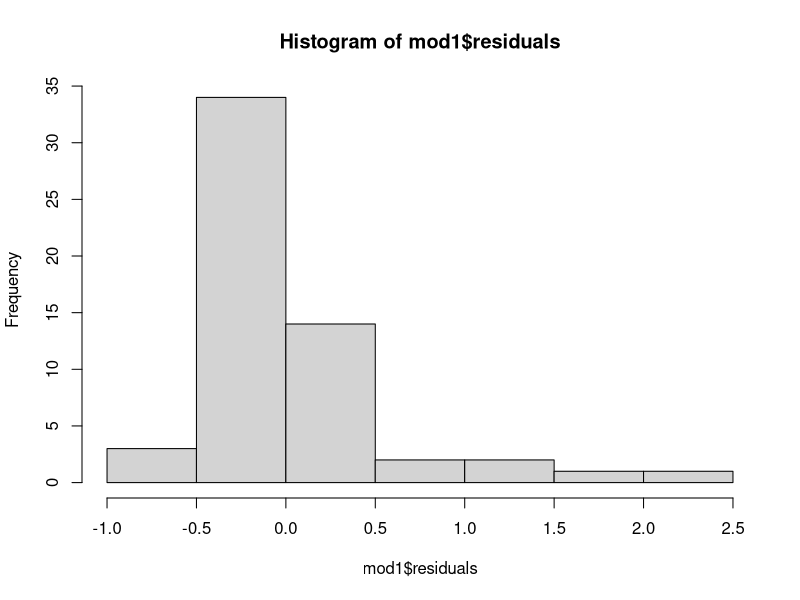
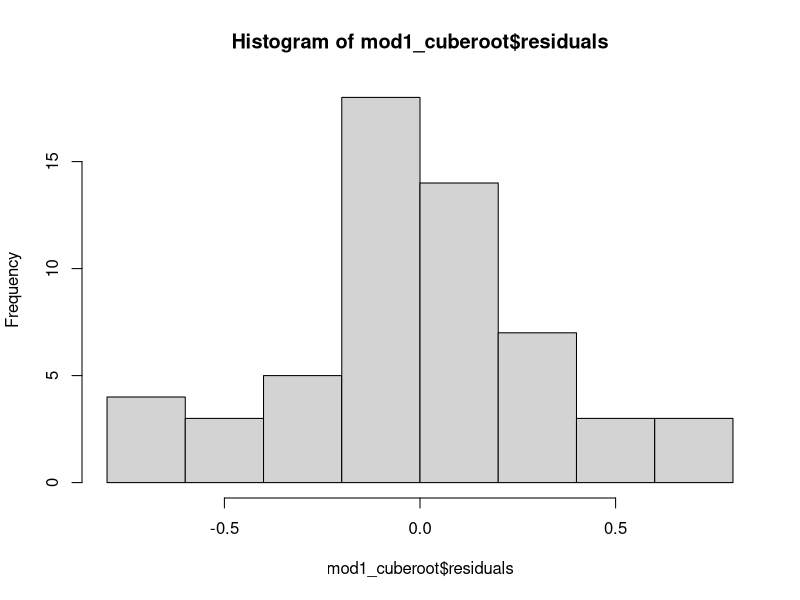

Here is the R script that generated these plots, in order: (Note: this script raises an error after producing the figures.)
# RQ2: DATA ANALYSIS
# FIGURE 5: Root biomass, community between years 
# FIGURE 6: Root biomass, community, year, depth 

# LOAD LIBRARIES----
library(tidyverse)
library(ggplot2)
library(readxl)
library(lme4)
library(lmerTest)
library(emmeans)



# LOAD DATA----
QHI_combined_data <- read_excel("datasets/QHI_roots_data/QHI_combined_data.xlsx")


# CLEAN DATA----
QHI_combined_data <- QHI_combined_data %>%
  mutate(rootmass_bulkdensity = as.numeric(rootmass_bulkdensity)) %>%
  filter(!is.na(rootmass_bulkdensity)) %>%
  # remove row 32
  filter(row_number() != 32)

# removed outlier row 32 which had rootmass_bulkdensity of 5.98 g/cm3, likely a data entry error 
# see notebook for further laboratory explanation


# FILTER FOR JUST P3----
QHI_combined_data_P3 <- QHI_combined_data %>%
  filter(core_ID == "P3")

# DATA ANALYSIS FIGURE 5----
# Is there a significant difference in root biomass between 2023 and 2024 by community type?#

mod1<-aov(rootmass_bulkdensity ~ as.character(year) + community, data = QHI_combined_data_P3)
summary(mod1)

# No significant difference between 2023 and 2024 (p = 0.608)
# No significant difference among communities (p = 0.296)
# Root mass bulk density is similar across years and community types

# check assumptions 
shapiro.test(mod1$residuals)
hist(mod1$residuals) 
# not normal 

# CUBE ROOT DATA
QHI_combined_data_P3 <- QHI_combined_data_P3 %>%
  mutate(rootmass_bulkdensity_cuberoot = rootmass_bulkdensity^(1/3))
mod1_cuberoot <- aov(rootmass_bulkdensity_cuberoot ~ as.character(year) + community, data = QHI_combined_data_P3)
summary(mod1_cuberoot)

shapiro.test(mod1_cuberoot$residuals)
hist(mod1_cuberoot$residuals)
# now normal 

bartlett.test(rootmass_bulkdensity_cuberoot ~ as.factor(year), data = QHI_combined_data_P3)

# USE THIS LINEAR MIXED MODEL INSTEAD to account for subplot!!
model3 <- lmerTest::lmer(rootmass_bulkdensity_cuberoot ~ as.character(year) + community + (1 | subplot), data = QHI_combined_data_P3)
summary(model3)


# Now let's split it up by community type- using cube root data to meet assumptions and lmer to add subplot as random effect   
# Shrub: is there a significant difference in shrub root biomass between 2023 and 2024?
QHI_shrub_data <- QHI_combined_data_P3 %>%
  filter(community == "Shrub")
# use lmer to account for subplot as random effect
mod_shrub_lmer <- lmer(rootmass_bulkdensity_cuberoot ~ as.character(year) + (1 | subplot), data = QHI_shrub_data)
summary(mod_shrub_lmer)
# No significant difference in shrub root biomass between 2023 and 2024 (p = 0.397)
# no significant change (i.e. decrease) but most decrease out of all communties, so may be a trend to watch for in future years


# Mix: is there a significant difference in mix root biomass between 2023 and 2024?
QHI_mix_data <- QHI_combined_data_P3 %>%
  filter(community == "Mix")
mod_mix_lmer <- lmer(rootmass_bulkdensity_cuberoot ~ as.character(year) + (1 | subplot), data = QHI_mix_data)
summary(mod_mix_lmer)
# No significant difference in mix root biomass between 2023 and 2024 (p = 0.966)

# Graminoid: is there a significant difference in graminoid root biomass between 2023 and 2024?
# Can't do yet as no 2024 data but will need to do lm as only two plots 
QHI_graminoid_data <- QHI_combined_data_P3 %>%
  filter(community == "Graminoid")
mod_graminoid_lm <- lm(rootmass_bulkdensity_cuberoot ~ as.character(year), data = QHI_graminoid_data)
summary(mod_graminoid_lm)
# No significant difference in graminoid root biomass between 2023 and 2024 

# DATA ANALYSIS FIGURE 6- including 30cm ----
# Is there a significant relationship between depth and root biomass in 2023 vs 2024 by community type?
# i.e. comparison of biomass:depth relationship for shrubs, mix, and graminoid communities in 2023 vs 2024

# all one model-> including 30 cm
# Convert to numeric
QHI_combined_data_P3 <- QHI_combined_data_P3 %>%
  mutate(max_depth_numeric = as.numeric(as.character(max_depth_increment)))

# refit model with numeric depth
mod_slopes <- lmer(rootmass_bulkdensity_cuberoot ~ as.character(year) * community * max_depth_numeric + 
                     (1 | subplot), 
                   data = QHI_combined_data_P3)

summary(mod_slopes)

# Test if slopes differ between years within each community
emtrends(mod_slopes, pairwise ~ year | community, var = "max_depth_numeric")

# Graminoid
# 2023 slope: -0.011 (decreasing slightly with depth)
# 2024 slope: no data yet 

# Mix
# 2023 slope: -0.0028 (essentially flat, very slight decrease 
# 2024 slope: -0.0006 (also essentially flat, very very tiny increase)
# Difference: p= 0.8877 -> no significant change in slope/relationship between years

# Shrub
# 2023 slope: +0.0014 (very tiny increase)
# 2024 slope: +0.0058 (very tiny decrease) 
# Difference: p = 0.89 -> no significant change in slope/relationship between years 

# Overall 
# none of the communities show significant chanegs in the depth-biomass relationship between 2023 and 2024
# relationships are very consistent between years 



# DATA ANALYSIS FIGURE 6- excluding 30 cm----
# Exclude 30 cm depth increment
QHI_combined_data_P3_no30 <- QHI_combined_data_P3 %>%
  filter(max_depth_increment != "30")

QHI_combined_data_P3_no30 <- QHI_combined_data_P3_no30 %>%
  mutate(max_depth_numerical = as.numeric(as.character(max_depth_increment)))

# Refit model without 30 cm depth increment
mod_slopes_no30 <- lmer(rootmass_bulkdensity_cuberoot ~ as.character(year) * community * max_depth_numerical + 
                          (1 | subplot), 
                        data = QHI_combined_data_P3_no30)
summary(mod_slopes_no30)

# Test if slopes differ between years within each community
emtrends(mod_slopes_no30, pairwise ~ year | community, var = "max_depth_numerical")



# DATA ANANLYSIS FIGURE 6- including 30cm EACH SLOPE----
# Q1: Is there a significant depth-biomass relationship in 2023 shrubs?
# Q2: Is there a significant depth-biomass relationship in 2024 shrubs?
# Q3: Is there a significant depth-biomass relationship in 2023 mix?
# Q4: Is there a significant depth-biomass relationship in 2024 mix?
# Q5: Is there a significant depth-biomass relationship in 2023 graminoid?
# Q6: Is there a significant depth-biomass relationship in 2024 graminoid?

# Convert to numeric
QHI_combined_data_P3 <- QHI_combined_data_P3 %>%
  mutate(max_depth_numeric = as.numeric(as.character(max_depth_increment)))

# Q1
shrub_2023 <- filter(QHI_combined_data_P3, community == "Shrub", year == 2023)
mod_shrub_2023 <- lmer(rootmass_bulkdensity_cuberoot ~ max_depth_numeric + (1 | subplot), 
                       data = shrub_2023)
summary(mod_shrub_2023)  

# Q2
shrub_2024 <- filter(QHI_combined_data_P3, community == "Shrub", year == 2024)
mod_shrub_2024 <- lm(rootmass_bulkdensity_cuberoot ~ max_depth_numeric, 
                       data = shrub_2024)
summary(mod_shrub_2024)

# Q3
mix_2023 <- filter(QHI_combined_data_P3, community == "Mix", year == 2023)
mod_mix_2023 <- lmer(rootmass_bulkdensity_cuberoot ~ max_depth_numeric + (1 | subplot), 
                       data = mix_2023)
summary(mod_mix_2023)

# Q4
mix_2024 <- filter(QHI_combined_data_P3, community == "Mix", year == 2024)
mod_mix_2024 <- lm(rootmass_bulkdensity_cuberoot ~ max_depth_numeric, 
                       data = mix_2024)
summary(mod_mix_2024)

# Q5
graminoid_2023 <- filter(QHI_combined_data_P3, community == "Graminoid", year == 2023)
mod_graminoid_2023 <- lmer(rootmass_bulkdensity_cuberoot ~ max_depth_numeric + (1 | subplot), 
                       data = graminoid_2023)
summary(mod_graminoid_2023)

# Q6
graminoid_2024 <- filter(QHI_combined_data_P3, community == "Graminoid", year == 2024)
mod_graminoid_2024 <- lm(rootmass_bulkdensity_cuberoot ~ max_depth_numeric, 
                       data = graminoid_2024)
summary(mod_graminoid_2024)

# DATA ANALYSIS FIGURE 6- excluding 30cm EACH SLOPE----
# Repeat the above analyses but excluding 30 cm depth increment

#Q1
shrub_2023_no30 <- filter(QHI_combined_data_P3_no30, community == "Shrub", year == 2023)
mod_shrub_2023_no30 <- lmer(rootmass_bulkdensity_cuberoot ~ max_depth_numerical + (1 | subplot), 
                       data = shrub_2023_no30)
summary(mod_shrub_2023_no30)

# Q2
shrub_2024_no30 <- filter(QHI_combined_data_P3_no30, community == "Shrub", year == 2024)
mod_shrub_2024_no30 <- lm(rootmass_bulkdensity_cuberoot ~ max_depth_numerical, 
                       data = shrub_2024_no30)
summary(mod_shrub_2024_no30)

# Q3
mix_2023_no30 <- filter(QHI_combined_data_P3_no30, community == "Mix", year == 2023)
mod_mix_2023_no30 <- lmer(rootmass_bulkdensity_cuberoot ~ max_depth_numerical + (1 | subplot), 
                       data = mix_2023_no30)
summary(mod_mix_2023_no30)

# Q4
mix_2024_no30 <- filter(QHI_combined_data_P3_no30, community == "Mix", year == 2024)
mod_mix_2024_no30 <- lm(rootmass_bulkdensity_cuberoot ~ max_depth_numerical, 
                       data = mix_2024_no30)
summary(mod_mix_2024_no30)

# Q5
graminoid_2023_no30 <- filter(QHI_combined_data_P3_no30 , community == "Graminoid", year == 2023)
mod_graminoid_2023_no30 <- lmer(rootmass_bulkdensity_cuberoot ~ max_depth_numerical + (1 | subplot), 
                       data = graminoid_2023_no30)
summary(mod_graminoid_2023_no30)

# Q6
graminoid_2024_no30 <- filter(QHI_combined_data_P3_no30, community == "Graminoid", year == 2024)
mod_graminoid_2024_no30 <- lm(rootmass_bulkdensity_cuberoot ~ max_depth_numerical, 
                       data = graminoid_2024_no30)
summary(mod_graminoid_2024_no30)
